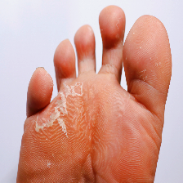
#> input picture data/raw/athlete_foot/FU-athlete-foot (2).png, 183 x 183 px
$ python -i augment.py   (imports and definitions only)
#> lines starting #> are read from the running program, lines starting #| are printed output that depends on the picture
#> further down, picture is the input picture: shape (183, 183, 3); mean B, G, R 147.3, 158, 208.6
import os
import sys
import cv2
import numpy as np
import random
from pathlib import Path

# Tambahkan root directory ke sys.path agar bisa dijalankan mandiri
sys.path.append(str(Path(__file__).resolve().parent.parent))

def random_rotation(image):
    """Memutar gambar (-90 hingga 90 derajat) dengan aman (Border Reflect)."""
    angle = random.uniform(-90, 90)
    h, w = image.shape[:2]
#> h = 183; w = 183
    M = cv2.getRotationMatrix2D((w/2, h/2), angle, 1.0)
    return cv2.warpAffine(image, M, (w, h), borderMode=cv2.BORDER_REFLECT_101)
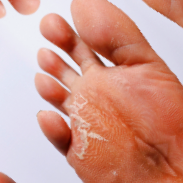
#> returned value: shape (183, 183, 3); mean of channels 0, 1, 2 141, 153.5, 207.8; drawn as B, G, R

def random_scale(image):
    """Zoom in/out (80% - 120%) yang realistis untuk lesi kulit."""
    h, w = image.shape[:2]
#> h = 183; w = 183
    scale = random.uniform(0.8, 1.2)
    M = cv2.getRotationMatrix2D((w/2, h/2), 0, scale)
#> M = [[0.904, 0, 8.82], [0, 0.904, 8.82]]
    return cv2.warpAffine(image, M, (w, h), borderMode=cv2.BORDER_REFLECT_101)
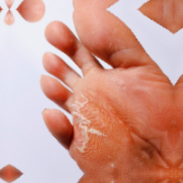
#> returned value: shape (183, 183, 3); mean of channels 0, 1, 2 144.1, 155.7, 208.2; drawn as B, G, R

def horizontal_flip(image):
    return cv2.flip(image, 1)
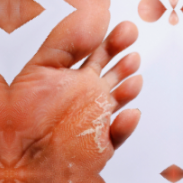
#> returned value: shape (183, 183, 3); mean of channels 0, 1, 2 144.1, 155.7, 208.2; drawn as B, G, R

def vertical_flip(image):
    return cv2.flip(image, 0)

def accurate_color_jitter(image):
    """Mengubah warna (HSV) secara akurat tanpa merusak profil warna penyakit."""
    hsv = cv2.cvtColor(image, cv2.COLOR_BGR2HSV).astype(np.float32)
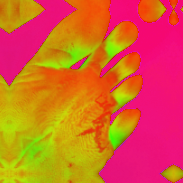
#> hsv: shape (183, 183, 3) float32; mean B, G, R 49.7, 96.6, 212.9
    # Hue shift tipis
    hsv[:, :, 0] = hsv[:, :, 0] + random.uniform(-10, 10)
    # Saturation
    hsv[:, :, 1] = hsv[:, :, 1] * random.uniform(0.8, 1.2)
    # Brightness / Value
    hsv[:, :, 2] = hsv[:, :, 2] * random.uniform(0.8, 1.2)

    hsv = np.clip(hsv, 0, 255).astype(np.uint8)
    return cv2.cvtColor(hsv, cv2.COLOR_HSV2BGR)

def advanced_noise_reduction(image):
    """Bilateral filter yang mempertahankan detail tapi mengurangi noise minor."""
    return cv2.bilateralFilter(image, 9, 75, 75)
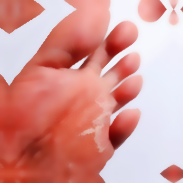
#> returned value: shape (183, 183, 3); mean of channels 0, 1, 2 149.2, 152.3, 214.8; drawn as B, G, R

def augment_image(image):
    """Menerapkan kombinasi augmentasi akurat ke satu gambar."""
    aug_img = image.copy()

    # Probabilitas tinggi untuk operasi geometri aman
    if random.random() > 0.3:
        aug_img = random_rotation(aug_img)
    if random.random() > 0.4:
        aug_img = random_scale(aug_img)
    if random.random() > 0.5:
        aug_img = horizontal_flip(aug_img)
    if random.random() > 0.5:
        aug_img = vertical_flip(aug_img)

    # Probabilitas untuk color/brightness adjustments
    if random.random() > 0.5:
        aug_img = accurate_color_jitter(aug_img)

    # Filter tambahan
    if random.random() > 0.8:
        aug_img = advanced_noise_reduction(aug_img)

    return aug_img

def augment_images(input_dir, output_dir, num_augmentations_per_image=5):
    """Membaca gambar dari input_dir secara rekursif, melakukan augmentasi akurat."""
    input_path = Path(input_dir)
    output_path = Path(output_dir)
    output_path.mkdir(parents=True, exist_ok=True)

    valid_extensions = {".jpg", ".jpeg", ".png", ".bmp"}
    if not input_path.exists() or not input_path.is_dir():
        print(f"Error: Folder input '{input_path}' tidak ditemukan!")
        return

    images_found = False
    for img_file in input_path.rglob("*"):
        if img_file.suffix.lower() in valid_extensions:
            images_found = True
            relative_path = img_file.relative_to(input_path)
            target_folder = output_path / relative_path.parent
            target_folder.mkdir(parents=True, exist_ok=True)

            image = cv2.imread(str(img_file))
            if image is None:
                continue

            print(f"Augmentasi {img_file.name} ...")

            for i in range(num_augmentations_per_image):
                aug_image = augment_image(image)
                out_filename = f"{img_file.stem}_aug_{i+1}{img_file.suffix}"
                out_filepath = target_folder / out_filename
                cv2.imwrite(str(out_filepath), aug_image)

    if not images_found:
        print(f"Tidak ada gambar dengan format valid ditemukan di dalam '{input_dir}'")
    else:
        print(f"\nSelesai! Gambar hasil augmentasi presisi tinggi disimpan di: {output_dir}")

# [9 lines not run here, left out]

>>> import cv2
>>> picture = cv2.imread('../data/raw/athlete_foot/FU-athlete-foot (2).png')
>>> result = augment_image(picture)
